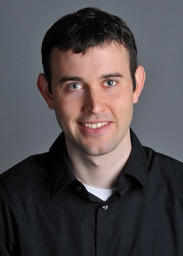
#> input picture DerekPicture.jpg, 183 x 256 px, shrunk from 732 x 1024 before the run
$ python -i functions.py   (imports and definitions only)
#> lines starting #> are read from the running program, lines starting #| are printed output that depends on the picture
import numpy as np
import skimage as sk
import skimage.io as skio
from skimage.transform import rescale, resize, downscale_local_mean
from scipy.signal import *
import matplotlib.pyplot as plt
import cv2
import scipy
from functions import *
from align_image_code import align_images

# [403 lines left out: functions crop_edges, loader, threshold, straigthen, three_d_convolve, sharpener and 8 more, not called in this run]

>>> result = straigthen('DerekPicture.jpg')
#> in straigthen, color is the input picture: shape (256, 183, 3); mean R, G, B 80.5, 74.5, 76.9
#> the loop in straigthen, `for deg in rotations:` made 21 passes
#> pass 1, in straigthen, `rotated = crop_edges(rota, crop_edge)`:
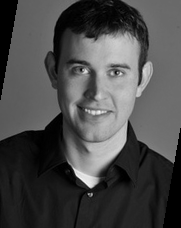
#> rotated: shape (228, 181) float64; min 0, max 0.972, mean 0.292
#> pass 1, in straigthen, `x_gradi = convolve2d(rotated, Dx, mode='same')`:
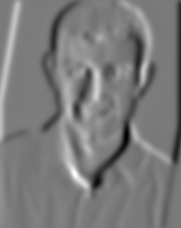
#> x_gradi: shape (228, 181) float64; min -0.0851, max 0.0919, mean 0.000406; drawn with min black and max white
#> pass 1, in straigthen, `y_gradi = convolve2d(rotated, Dy, mode='same')`:
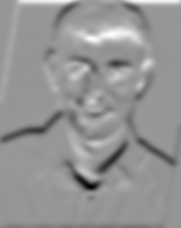
#> y_gradi: shape (228, 181) float64; min -0.0871, max 0.0614, mean -0.000367; drawn with min black and max white
#> after the loop in straigthen, `for deg in rotations:`:
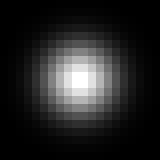
#> gauss2d: shape (20, 20) float64 (shown 8 times larger); min 7.76e-07, max 0.0176, mean 0.0025; drawn with min black and max white
#> after the loop in straigthen, `for deg in rotations:`:
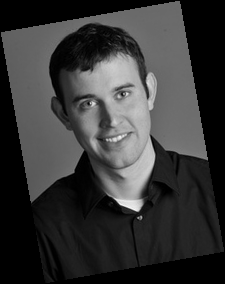
#> rota: shape (284, 225) float64; min 0, max 0.97, mean 0.217
#> after the loop in straigthen, `for deg in rotations:`:
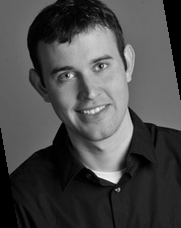
#> rotated: shape (228, 181) float64; min 0, max 0.97, mean 0.293
#> after the loop in straigthen, `for deg in rotations:`: best_rotation = -7; best_score = 0.00719
#> in straigthen, `returning = scipy.ndimage.interpolation.rotate(color, angle=best_rotat..`:
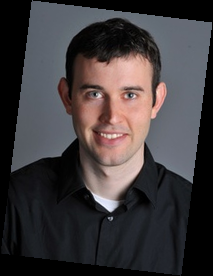
#> returning: shape (276, 213, 3); mean R, G, B 63.6, 58.9, 60.7
#| Straightening accomplished by rotating with degree -7

$ run again, on anantsahai.jpg
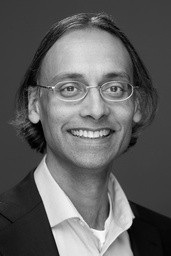
#> input picture anantsahai.jpg, 171 x 256 px, shrunk from 500 x 750 before the run
#> in straigthen, color is the input picture: shape (256, 171, 3); min 0, max 255, mean 95.2
#> the loop in straigthen, `for deg in rotations:` made 21 passes
#> pass 1, in straigthen, `y_gradi = convolve2d(rotated, Dy, mode='same')`:
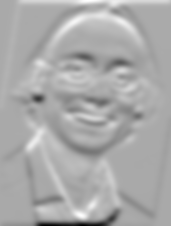
#> y_gradi: shape (226, 171) float64; min -0.121, max 0.0604, mean 0.000304; drawn with min black and max white
#> after the loop in straigthen, `for deg in rotations:`:
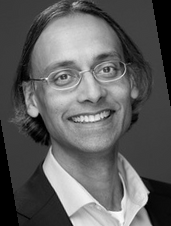
#> rotated: shape (226, 171) float64; min 0, max 1, mean 0.373
#> after the loop in straigthen, `for deg in rotations:`: best_rotation = 10; best_score = 0.014
#| Straightening accomplished by rotating with degree 10

$ run again, on berk.jpg
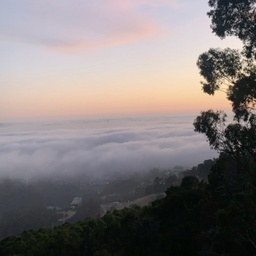
#> input picture berk.jpg, 256 x 256 px, shrunk from 902 x 902 before the run
#> in straigthen, color is the input picture: shape (256, 256, 3); mean R, G, B 128.8, 121.9, 121.6
#> the loop in straigthen, `for deg in rotations:` made 21 passes
#> after the loop in straigthen, `for deg in rotations:`:
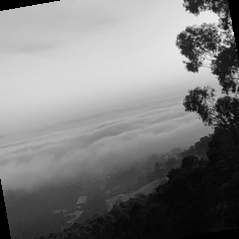
#> rotated: shape (239, 239) float64; min 0, max 0.94, mean 0.494
#> after the loop in straigthen, `for deg in rotations:`: best_rotation = -1; best_score = 0.0479
#> in straigthen, `returning = scipy.ndimage.interpolation.rotate(color, angle=best_rotat..`:
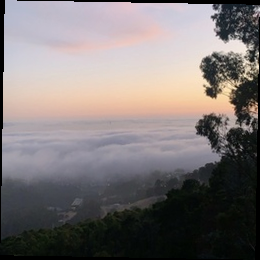
#> returning: shape (260, 260, 3); mean R, G, B 124.2, 117.5, 117.2
#| Straightening accomplished by rotating with degree -1
